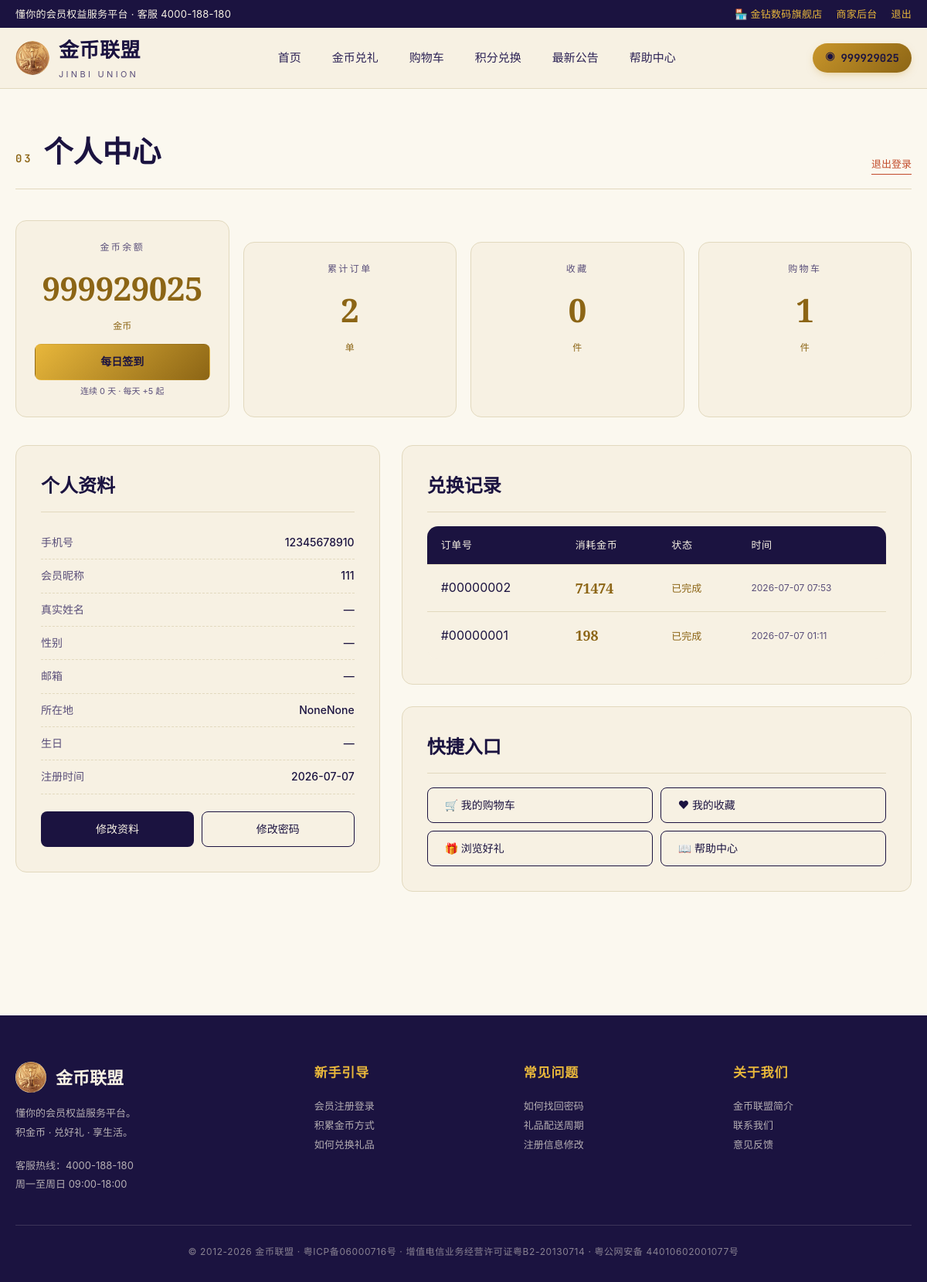
The page /user (signed in) on the database its author committed.
### tables this page shows
CREATE TABLE merchants (
            id INTEGER PRIMARY KEY AUTOINCREMENT,
            phone TEXT UNIQUE NOT NULL,
            password_hash TEXT NOT NULL,
            password_salt TEXT NOT NULL,
            shop_name TEXT UNIQUE NOT NULL,
            contact_name TEXT,
            category TEXT,
            address TEXT,
            description TEXT,
            status TEXT DEFAULT 'active',
            created_at TEXT DEFAULT CURRENT_TIMESTAMP
        );

CREATE TABLE users (
            id INTEGER PRIMARY KEY AUTOINCREMENT,
            phone TEXT UNIQUE NOT NULL,
            password_hash TEXT NOT NULL,
            password_salt TEXT NOT NULL,
            nickname TEXT,
            gender TEXT,
            email TEXT,
            province TEXT,
            city TEXT,
            district TEXT,
            birthday TEXT,
            real_name TEXT,
            coins INTEGER DEFAULT 1000,
            created_at TEXT DEFAULT CURRENT_TIMESTAMP
        );

CREATE TABLE orders (
            id INTEGER PRIMARY KEY AUTOINCREMENT,
            user_id INTEGER NOT NULL,
            total_coins INTEGER NOT NULL,
            status TEXT DEFAULT '已完成',
            created_at TEXT DEFAULT CURRENT_TIMESTAMP,
            FOREIGN KEY (user_id) REFERENCES users(id) ON DELETE CASCADE
        );

### app.py (the view)
@app.route('/user')
@login_required
def user_center():
    uid = session['user_id']
    user = ss_query('SELECT * FROM live.users WHERE id = ?', (uid,), one=True)
    orders = ss_query(
        'SELECT id, total_coins, status, created_at FROM live.orders '
        'WHERE user_id = ? ORDER BY created_at DESC',
        (uid,)
    )
    fav_count = lite_query(
        'SELECT COUNT(*) AS c FROM favorites WHERE user_id = ?',
        (uid,), one=True
    )['c']
    cart_count = lite_query(
        'SELECT COALESCE(SUM(qty),0) AS c FROM cart_items WHERE user_id = ?',
        (uid,), one=True
    )['c']
    today = datetime.now().strftime('%Y-%m-%d')
    checked_today = bool(ss_query(
        'SELECT 1 FROM live.checkins WHERE user_id = ? AND checkin_date = ?',
        (uid, today), one=True
    ))
    consecutive_days = 0
    rows = ss_query(
        "SELECT DISTINCT checkin_date FROM live.checkins WHERE user_id = ? ORDER BY checkin_date DESC",
        (uid,)
    )
    if rows:
        cursor = datetime.now().date()
        for r in rows:
            if r['checkin_date'] == cursor.strftime('%Y-%m-%d'):
                consecutive_days += 1
                cursor = cursor.fromordinal(cursor.toordinal() - 1)
            else:
                break
    return render_template('user_center.html',
                           user=user, orders=orders,
                           fav_count=fav_count, cart_count=cart_count,
                           checked_today=checked_today,
                           consecutive_days=consecutive_days)

### app.py (called while the page is built)
@app.context_processor
def inject_user():
    user = None
    uid = session.get('user_id')
    if uid:
        user = ss_query('SELECT * FROM live.users WHERE id = ?', (uid,), one=True)
    return {'current_user': user}

def login_required(view):
    @wraps(view)
    def wrapped(*args, **kwargs):
        if not session.get('user_id'):
            flash('请先登录', 'error')
            return redirect(url_for('login', next=request.path))
        return view(*args, **kwargs)
    return wrapped

def current_merchant():
    mid = session.get('merchant_id')
    if not mid:
        return None
    return ss_query('SELECT * FROM live.merchants WHERE id = ?', (mid,), one=True)

### db.py (called while the page is built, shortened)
def get_local_db():
    if not hasattr(_local_local, 'db') or _local_local.db is None:
        conn = sqlite3.connect(SQLITE_PATH, check_same_thread=False)
        conn.row_factory = sqlite3.Row
        conn.execute('PRAGMA foreign_keys = ON;')
        _ensure_local_schema(conn)
        _local_local.db = conn
    return _local_local.db

def lite_query(sql, params=(), one=False):
    cur = get_local_db().execute(sql, params)
    rows = cur.fetchall()
    cur.close()
    return (rows[0] if rows else None) if one else rows

def _row_dicts(cols, rows):
    class _Row(dict):
        def __getitem__(self, key):
            if isinstance(key, int):
                return list(self.values())[key]
            return dict.__getitem__(self, key)
        def __getattr__(self, key):
            try:
                return self[key]
            except KeyError as exc:
                raise AttributeError(key) from exc
    return [_Row(dict(zip(cols, row))) for row in rows]

def _check_ss_available():
    global _ss_checked, _ss_available
    if _ss_checked:
        return _ss_available

def _sqlite_query(sql, params=(), one=False):
    cur = get_local_db().execute(_sqlite_sql(sql), params)
    cols = [c[0] for c in cur.description]
    rows = cur.fetchall()
    cur.close()
    out = _row_dicts(cols, rows)
    return (out[0] if out else None) if one else out

def ss_query(sql, params=(), one=False):
    if not _check_ss_available():
        return _sqlite_query(sql, params, one)

### templates/user_center.html (shortened to what this page needs)
{% extends 'base.html' %}
{% block content %}
<section class="section" style="padding-top:50px">
  <div class="container">
    <div class="section-head">
      <h2 class="section-title">
        <span class="num">03</span>
        个人中心
      </h2>
      <a href="{{ url_for('logout') }}" style="font-size:13px;color:var(--ember);border-bottom:1px solid var(--ember);padding-bottom:2px">退出登录</a>
    </div>
    <div style="display:grid;grid-template-columns:repeat(4,1fr);gap:18px;margin-bottom:36px">
      <div class="panel" style="text-align:center;padding:24px">
        <div style="font-size:12px;color:var(--ink-muted);letter-spacing:.2em;margin-bottom:10px">金币余额</div>
        <div class="coin-amount" style="font-size:42px">{{ user.coins }}</div>
        <div style="font-size:12px;color:var(--gold-deep);margin-top:6px">金币</div>
        <div style="margin-top:14px">
          {% if checked_today %}
            <button class="btn btn-ghost" disabled style="width:100%;opacity:.6;cursor:not-allowed">今日已签到</button>
          {% else %}
            <form method="post" action="{{ url_for('user_checkin') }}">
              <button type="submit" class="btn btn-gold" style="width:100%">每日签到</button>
            </form>
          {% endif %}
          <div style="font-size:11px;color:var(--ink-muted);margin-top:6px">连续 {{ consecutive_days }} 天 · 每天 +5 起</div>
        </div>
      </div>
      <div class="panel" style="text-align:center;padding:24px">
        <div style="font-size:12px;color:var(--ink-muted);letter-spacing:.2em;margin-bottom:10px">累计订单</div>
        <div class="coin-amount" style="font-size:42px">{{ orders|length }}</div>
        <div style="font-size:12px;color:var(--gold-deep);margin-top:6px">单</div>
      </div>
      <div class="panel" style="text-align:center;padding:24px">
        <div style="font-size:12px;color:var(--ink-muted);letter-spacing:.2em;margin-bottom:10px">收藏</div>
        <div class="coin-amount" style="font-size:42px">{{ fav_count }}</div>
        <div style="font-size:12px;color:var(--gold-deep);margin-top:6px">件</div>
      </div>
      <div class="panel" style="text-align:center;padding:24px">
        <div style="font-size:12px;color:var(--ink-muted);letter-spacing:.2em;margin-bottom:10px">购物车</div>
        <div class="coin-amount" style="font-size:42px">{{ cart_count }}</div>
        <div style="font-size:12px;color:var(--gold-deep);margin-top:6px">件</div>
      </div>
    </div>
    <div style="display:grid;grid-template-columns:1fr 1.4fr;gap:28px">
      <div>
        <div class="panel">
          <h3 class="panel-title">个人资料</h3>
          <div class="panel-row"><span class="key">手机号</span><span class="val">{{ user.phone }}</span></div>
          <div class="panel-row"><span class="key">会员昵称</span><span class="val">{{ user.nickname or '—' }}</span></div>
          <div class="panel-row"><span class="key">真实姓名</span><span class="val">{{ user.real_name or '—' }}</span></div>
          <div class="panel-row"><span class="key">性别</span><span class="val">{{ user.gender or '—' }}</span></div>
          <div class="panel-row"><span class="key">邮箱</span><span class="val">{{ user.email or '—' }}</span></div>
          <div class="panel-row"><span class="key">所在地</span><span class="val">
            {{ (user.province or '') ~ (user.city and ' / ' ~ user.city) ~ (user.district and ' / ' ~ user.district) or '—' }}
          </span></div>
          <div class="panel-row"><span class="key">生日</span><span class="val">{{ user.birthday or '—' }}</span></div>
          <div class="panel-row"><span class="key">注册时间</span><span class="val">{{ user.created_at[:10] }}</span></div>
          <div style="display:flex;gap:10px;margin-top:22px">
            <a href="{{ url_for('user_edit') }}" class="btn btn-primary" style="flex:1">修改资料</a>
            <a href="{{ url_for('change_password') }}" class="btn btn-ghost" style="flex:1">修改密码</a>
          </div>
        </div>
      </div>
      <div>
        <div class="panel">
          <h3 class="panel-title">兑换记录</h3>
          {% if orders %}
          <table class="user-table" style="border:none">
            <thead>
              <tr>
                <th>订单号</th><th>消耗金币</th><th>状态</th><th>时间</th>
              </tr>
            </thead>
            <tbody>
              {% for o in orders[:10] %}
              <tr>
                <td>#{{ '%08d' % o.id }}</td>
                <td><span class="coin-amount" style="font-size:18px">{{ o.total_coins }}</span></td>
                <td><span style="color:var(--gold-deep);font-size:13px">{{ o.status }}</span></td>
                <td style="font-size:12px;color:var(--ink-muted)">{{ o.created_at[:16] }}</td>
              </tr>
              {% endfor %}
            </tbody>
          </table>
          {% else %}
          <div style="text-align:center;color:var(--ink-muted);padding:30px 0">还没有兑换记录</div>
          {% endif %}
        </div>
        <div class="panel">
          <h3 class="panel-title">快捷入口</h3>
          <div style="display:grid;grid-template-columns:1fr 1fr;gap:10px">
            <a href="{{ url_for('cart') }}" class="btn btn-ghost" style="justify-content:flex-start">🛒 我的购物车</a>
            <a href="{{ url_for('user_favorites') }}" class="btn btn-ghost" style="justify-content:flex-start">❤ 我的收藏</a>
            <a href="{{ url_for('gift_list') }}" class="btn btn-ghost" style="justify-content:flex-start">🎁 浏览好礼</a>
            <a href="{{ url_for('help') }}" class="btn btn-ghost" style="justify-content:flex-start">📖 帮助中心</a>
          </div>
        </div>
      </div>
    </div>
  </div>
</section>
{% endblock %}

### templates/base.html (shortened to what this page needs)
<!doctype html>
<html lang="zh-CN">
<head>
<link rel="stylesheet" href="{{ url_for('static', filename='css/style.css') }}">
</head>
<body>
<div class="topbar">
  <div class="container topbar-inner">
    <div>懂你的会员权益服务平台 · 客服 4000-188-180</div>
    <div class="topbar-right">
      {% if current_merchant %}
        <span style="color:var(--gold-bright)">🏪 {{ current_merchant.shop_name }}</span>
        <a href="{{ url_for('merchant_panel') }}">商家后台</a>
        <a href="{{ url_for('merchant_logout') }}">退出</a>
      {% elif current_user %}
        <span>你好，{{ current_user.nickname or current_user.phone }}</span>
        <a href="{{ url_for('coin_redeem') }}">积分兑换</a>
        <a href="{{ url_for('user_center') }}">个人中心</a>
        <a href="{{ url_for('logout') }}">退出</a>
      {% else %}
        <a href="{{ url_for('login') }}">登录</a>
        <a href="{{ url_for('register') }}">会员注册</a>
        <a href="{{ url_for('merchant_register') }}" style="color:var(--gold-bright)">商家入驻</a>
      {% endif %}
    </div>
  </div>
</div>
<nav class="nav">
  <div class="container nav-inner">
    <a href="{{ url_for('index') }}" class="brand">
      <img src="{{ url_for('static', filename='img/logo.jpg') }}" alt="">
      <span class="brand-text">
        金币联盟
        <span class="brand-sub">JINBI UNION</span>
      </span>
    </a>
    <div class="nav-links">
      <a href="{{ url_for('index') }}" class="nav-link {% if request.endpoint == 'index' %}active{% endif %}">首页</a>
      <a href="{{ url_for('gift_list') }}" class="nav-link {% if request.endpoint == 'gift_list' %}active{% endif %}">金币兑礼</a>
      {% if current_user %}
      <a href="{{ url_for('cart') }}" class="nav-link {% if request.endpoint == 'cart' %}active{% endif %}">购物车</a>
      <a href="{{ url_for('coin_redeem') }}" class="nav-link {% if request.endpoint == 'coin_redeem' %}active{% endif %}">积分兑换</a>
      {% endif %}
      <a href="{{ url_for('announcements') }}" class="nav-link {% if request.endpoint in ['announcements','announcement_detail'] %}active{% endif %}">最新公告</a>
      <a href="{{ url_for('help') }}" class="nav-link {% if request.endpoint == 'help' %}active{% endif %}">帮助中心</a>
    </div>
    <div class="nav-cta">
      {% if current_user %}
        <span class="coin-pill">{{ current_user.coins|default(0) }}</span>
      {% elif current_merchant %}
        <a href="{{ url_for('merchant_panel') }}" class="btn btn-gold">商家后台</a>
      {% else %}
        <a href="{{ url_for('login') }}" class="btn btn-ghost">登录</a>
        <a href="{{ url_for('register') }}" class="btn btn-primary">注册</a>
      {% endif %}
    </div>
  </div>
</nav>
{% block content %}{% endblock %}
<footer class="footer">
  <div class="container">
    <div class="footer-grid">
      <div>
        <div class="footer-brand">
          <img src="{{ url_for('static', filename='img/logo.jpg') }}" alt="">
          金币联盟
        </div>
        <p>懂你的会员权益服务平台。<br>积金币 · 兑好礼 · 享生活。</p>
        <p style="margin-top:18px;">客服热线：4000-188-180<br>周一至周日 09:00-18:00</p>
      </div>
      <div>
        <h4>新手引导</h4>
        <p><a href="{{ url_for('help') }}">会员注册登录</a></p>
        <p><a href="{{ url_for('help') }}">积累金币方式</a></p>
        <p><a href="{{ url_for('help') }}">如何兑换礼品</a></p>
      </div>
      <div>
        <h4>常见问题</h4>
        <p><a href="{{ url_for('help') }}">如何找回密码</a></p>
        <p><a href="{{ url_for('help') }}">礼品配送周期</a></p>
        <p><a href="{{ url_for('help') }}">注册信息修改</a></p>
      </div>
      <div>
        <h4>关于我们</h4>
        <p><a href="{{ url_for('help') }}">金币联盟简介</a></p>
        <p><a href="{{ url_for('help') }}">联系我们</a></p>
        <p><a href="{{ url_for('help') }}">意见反馈</a></p>
      </div>
    </div>
    <div class="footer-bottom">
      © 2012-2026 金币联盟 · 粤ICP备06000716号 · 增值电信业务经营许可证粤B2-20130714 · 粤公网安备 44010602001077号
    </div>
  </div>
</footer>
</body>
</html>

### rows shown on the page
merchants: shop_name "金钻数码旗舰店"
users: coins "999929025", phone "12345678910", nickname "111", created_at "2026-07-07"
orders: id "00000002", total_coins "71474", status "已完成", created_at "2026-07-07 07:53"
orders: id "00000001", total_coins "198", status "已完成", created_at "2026-07-07 01:11"

### other values the page prints
{{ consecutive_days }} "0"
{{ orders|length }} "2"
{{ fav_count }} "0"
{{ cart_count }} "1"
{{ user.real_name or '—' }} "—"
{{ user.gender or '—' }} "—"
{{ user.email or '—' }} "—"
{{ user.birthday or '—' }} "—"
